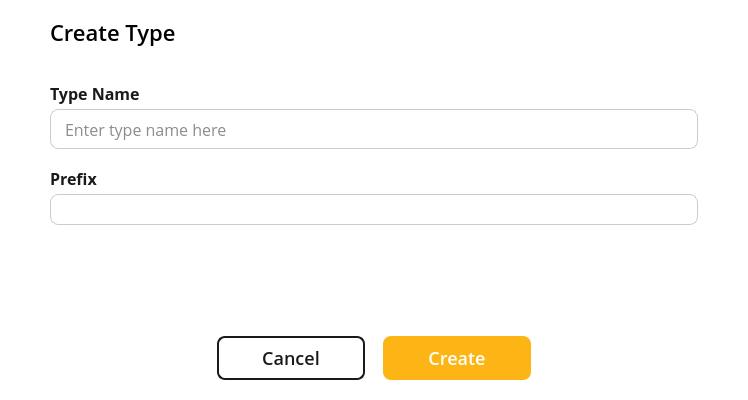
<?xml version="1.0" encoding="UTF-8"?>
<ui version="4.0">
 <class>CreateTypeDialog</class>
 <widget class="QDialog" name="CreateTypeDialog">
  <property name="geometry">
   <rect>
    <x>0</x>
    <y>0</y>
    <width>748</width>
    <height>400</height>
   </rect>
  </property>
  <property name="windowTitle">
   <string>Create Type</string>
  </property>
  <property name="styleSheet">
   <string notr="true">QDialog {
    background: transparent;
}

#dialogContainer {
    background-color: white;
    border-radius: 12px;
    border: none;
}

#bodyContainer {
    border-bottom-left-radius: 12px;
    border-bottom-right-radius: 12px;
}

QLabel {
    color: #1A1A1A;
    font-family: Open Sans;
    font-weight: 600;
    font-size: 16px;
    line-height: 24px;
    letter-spacing: 0%;
}

QLineEdit {
    color: #1A1A1A;
    background: white;
    font-family: Open Sans;
    font-weight: 400;
    font-size: 16px;
    line-height: 24px;
    letter-spacing: 0%;
    border-radius: 8px;
    border: 1px solid #CCCCCC;
    padding-left: 12px;
    padding-right: 12px;
}

QComboBox {
    background-color: white;
    border: 1px solid #ccc;
    border-radius: 8px;
    padding: 4px;
    font-size: 16px;
    line-height: 24px;
    letter-spacing: 0%;
    color: #333;
}

QComboBox::drop-down {
    subcontrol-origin: padding;
    subcontrol-position: top right;
    width: 24px;
    border: none;
}

QComboBox::down-arrow {
    image: url(:/images/chevron-down.svg);
    width: 16px;
    height: 16px;
}

QComboBox::down-arrow:on {
    image: url(:/images/chevron-up.svg);
}

QComboBox QAbstractItemView {
    background-color: white;
    margin-top: 0px;
    border: 1px solid #ccc;
    border-radius: 8px;
    outline: none;
}

/* Each dropdown item */
QComboBox QAbstractItemView::item {
    color: #1A1A1A;
    padding: 6px 12px;
    border-radius: 4px;
}

/* Hovered item */
QComboBox QAbstractItemView::item:hover {
    background-color: #e6f2ff;
}

/* Selected item */
QComboBox QAbstractItemView::item:selected {
    background-color: #d0e8ff;
    color: #1a1a1a;
}

#cancelButton {
    color: #1A1A1A;
    font-family: Open Sans;
    font-weight: 500;
    font-size: 18px;
    line-height: 24px;
    letter-spacing: 0%;
    border-radius: 8px;
    border: 2px solid #1A1A1A;
    background-color: white;
}

#cancelButton:hover {
    background-color: #D6ECFF;
	text-decoration: none;
}

#cancelButton:pressed {
    background-color: #B7DCFF;
    padding-top: 2px;
	padding-left: 2px;
}

#createButton {
    background-color: #FDB515;
    color: white;
    font-family: Open Sans;
    font-weight: 500;
    font-size: 18px;
    line-height: 24px;
    letter-spacing: 0%;
    border-radius: 8px;
    border: none;
}

#createButton:hover {
    background-color: #E6A512;
}

#createButton:pressed {
    background-color: #CC8F0F;
    padding-top: 2px;
	padding-left: 2px;
}</string>
  </property>
  <layout class="QHBoxLayout" name="horizontalLayout_2">
   <property name="spacing">
    <number>0</number>
   </property>
   <property name="leftMargin">
    <number>0</number>
   </property>
   <property name="topMargin">
    <number>0</number>
   </property>
   <property name="rightMargin">
    <number>0</number>
   </property>
   <property name="bottomMargin">
    <number>0</number>
   </property>
   <item>
    <widget class="QWidget" name="dialogContainer" native="true">
     <property name="sizePolicy">
      <sizepolicy hsizetype="Fixed" vsizetype="Preferred">
       <horstretch>0</horstretch>
       <verstretch>0</verstretch>
      </sizepolicy>
     </property>
     <property name="minimumSize">
      <size>
       <width>684</width>
       <height>260</height>
      </size>
     </property>
     <property name="maximumSize">
      <size>
       <width>684</width>
       <height>400</height>
      </size>
     </property>
     <layout class="QVBoxLayout" name="verticalLayout_2">
      <property name="spacing">
       <number>0</number>
      </property>
      <property name="leftMargin">
       <number>0</number>
      </property>
      <property name="topMargin">
       <number>0</number>
      </property>
      <property name="rightMargin">
       <number>0</number>
      </property>
      <property name="bottomMargin">
       <number>0</number>
      </property>
      <item>
       <widget class="QWidget" name="titleBar" native="true">
        <property name="minimumSize">
         <size>
          <width>0</width>
          <height>64</height>
         </size>
        </property>
        <property name="maximumSize">
         <size>
          <width>16777215</width>
          <height>64</height>
         </size>
        </property>
        <property name="styleSheet">
         <string notr="true">background-color: transparent;</string>
        </property>
        <layout class="QHBoxLayout" name="horizontalLayout">
         <property name="spacing">
          <number>18</number>
         </property>
         <property name="leftMargin">
          <number>18</number>
         </property>
         <property name="topMargin">
          <number>16</number>
         </property>
         <property name="rightMargin">
          <number>18</number>
         </property>
         <property name="bottomMargin">
          <number>16</number>
         </property>
         <item>
          <widget class="QLabel" name="dialogTitle">
           <property name="styleSheet">
            <string notr="true">font-family: Open Sans;
font-size: 22px;
font-weight: 500;
color: black;
line-height: 30px;
letter-spacing: 0%;</string>
           </property>
           <property name="text">
            <string>Create Type</string>
           </property>
          </widget>
         </item>
         <item>
          <spacer name="titleSpacer">
           <property name="orientation">
            <enum>Qt::Orientation::Horizontal</enum>
           </property>
           <property name="sizeHint" stdset="0">
            <size>
             <width>40</width>
             <height>20</height>
            </size>
           </property>
          </spacer>
         </item>
         <item>
          <widget class="QToolButton" name="closeButton">
           <property name="minimumSize">
            <size>
             <width>32</width>
             <height>32</height>
            </size>
           </property>
           <property name="maximumSize">
            <size>
             <width>32</width>
             <height>32</height>
            </size>
           </property>
           <property name="text">
            <string/>
           </property>
           <property name="icon">
            <iconset resource="../../../../Resources/Resources.qrc">
             <normaloff>:/images/Project/cross-icon.svg</normaloff>:/images/Project/cross-icon.svg</iconset>
           </property>
           <property name="iconSize">
            <size>
             <width>32</width>
             <height>32</height>
            </size>
           </property>
           <property name="autoRaise">
            <bool>true</bool>
           </property>
          </widget>
         </item>
        </layout>
       </widget>
      </item>
      <item>
       <widget class="QWidget" name="bodyContainer" native="true">
        <layout class="QVBoxLayout" name="verticalLayout">
         <property name="spacing">
          <number>18</number>
         </property>
         <property name="leftMargin">
          <number>18</number>
         </property>
         <property name="topMargin">
          <number>18</number>
         </property>
         <property name="rightMargin">
          <number>18</number>
         </property>
         <property name="bottomMargin">
          <number>18</number>
         </property>
         <item>
          <widget class="QWidget" name="TypeNameContainer" native="true">
           <layout class="QVBoxLayout" name="verticalLayout_3">
            <property name="spacing">
             <number>4</number>
            </property>
            <property name="leftMargin">
             <number>0</number>
            </property>
            <property name="topMargin">
             <number>0</number>
            </property>
            <property name="rightMargin">
             <number>0</number>
            </property>
            <property name="bottomMargin">
             <number>0</number>
            </property>
            <item>
             <widget class="QLabel" name="typeNameLabel">
              <property name="text">
               <string>Type Name</string>
              </property>
             </widget>
            </item>
            <item>
             <widget class="QLineEdit" name="typeNameEdit">
              <property name="minimumSize">
               <size>
                <width>0</width>
                <height>40</height>
               </size>
              </property>
              <property name="maximumSize">
               <size>
                <width>16777215</width>
                <height>40</height>
               </size>
              </property>
              <property name="placeholderText">
               <string>Enter type name here</string>
              </property>
             </widget>
            </item>
           </layout>
          </widget>
         </item>
         <item>
          <widget class="QWidget" name="PrefixContainer" native="true">
           <layout class="QVBoxLayout" name="verticalLayout_4">
            <property name="spacing">
             <number>4</number>
            </property>
            <property name="leftMargin">
             <number>0</number>
            </property>
            <property name="topMargin">
             <number>0</number>
            </property>
            <property name="rightMargin">
             <number>0</number>
            </property>
            <property name="bottomMargin">
             <number>0</number>
            </property>
            <item>
             <widget class="QLabel" name="prefixLabel">
              <property name="text">
               <string>Prefix</string>
              </property>
             </widget>
            </item>
            <item>
             <widget class="QComboBox" name="prefixCombo">
              <property name="editable">
               <bool>true</bool>
              </property>
             </widget>
            </item>
           </layout>
          </widget>
         </item>
         <item>
          <spacer name="verticalSpacer">
           <property name="orientation">
            <enum>Qt::Orientation::Vertical</enum>
           </property>
           <property name="sizeHint" stdset="0">
            <size>
             <width>20</width>
             <height>20</height>
            </size>
           </property>
          </spacer>
         </item>
         <item>
          <widget class="QWidget" name="buttonContainer" native="true">
           <property name="sizePolicy">
            <sizepolicy hsizetype="Preferred" vsizetype="Fixed">
             <horstretch>0</horstretch>
             <verstretch>0</verstretch>
            </sizepolicy>
           </property>
           <property name="minimumSize">
            <size>
             <width>0</width>
             <height>48</height>
            </size>
           </property>
           <property name="maximumSize">
            <size>
             <width>16777215</width>
             <height>48</height>
            </size>
           </property>
           <layout class="QHBoxLayout" name="buttonLayout">
            <property name="spacing">
             <number>18</number>
            </property>
            <property name="leftMargin">
             <number>0</number>
            </property>
            <property name="topMargin">
             <number>0</number>
            </property>
            <property name="rightMargin">
             <number>0</number>
            </property>
            <property name="bottomMargin">
             <number>0</number>
            </property>
            <item>
             <spacer name="buttonSpacerLeft">
              <property name="orientation">
               <enum>Qt::Orientation::Horizontal</enum>
              </property>
              <property name="sizeHint" stdset="0">
               <size>
                <width>40</width>
                <height>20</height>
               </size>
              </property>
             </spacer>
            </item>
            <item>
             <widget class="QPushButton" name="cancelButton">
              <property name="minimumSize">
               <size>
                <width>148</width>
                <height>44</height>
               </size>
              </property>
              <property name="maximumSize">
               <size>
                <width>200</width>
                <height>44</height>
               </size>
              </property>
              <property name="text">
               <string>Cancel</string>
              </property>
             </widget>
            </item>
            <item>
             <widget class="QPushButton" name="createButton">
              <property name="minimumSize">
               <size>
                <width>148</width>
                <height>44</height>
               </size>
              </property>
              <property name="maximumSize">
               <size>
                <width>200</width>
                <height>44</height>
               </size>
              </property>
              <property name="text">
               <string>Create</string>
              </property>
              <property name="default">
               <bool>true</bool>
              </property>
             </widget>
            </item>
            <item>
             <spacer name="buttonSpacerRight">
              <property name="orientation">
               <enum>Qt::Orientation::Horizontal</enum>
              </property>
              <property name="sizeHint" stdset="0">
               <size>
                <width>40</width>
                <height>20</height>
               </size>
              </property>
             </spacer>
            </item>
           </layout>
          </widget>
         </item>
        </layout>
       </widget>
      </item>
     </layout>
    </widget>
   </item>
  </layout>
 </widget>
 <resources>
  <include location="../../../../Resources/Resources.qrc"/>
 </resources>
 <connections/>
</ui>
